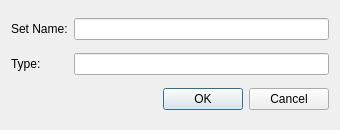
<?xml version="1.0" encoding="UTF-8"?>
<ui version="4.0">
 <class>CreateGeoComponentDialog</class>
 <widget class="QDialog" name="CreateGeoComponentDialog">
  <property name="geometry">
   <rect>
    <x>0</x>
    <y>0</y>
    <width>340</width>
    <height>130</height>
   </rect>
  </property>
  <property name="minimumSize">
   <size>
    <width>174</width>
    <height>93</height>
   </size>
  </property>
  <property name="maximumSize">
   <size>
    <width>340</width>
    <height>130</height>
   </size>
  </property>
  <property name="windowTitle">
   <string>Dialog</string>
  </property>
  <layout class="QGridLayout" name="gridLayout">
   <item row="0" column="0">
    <widget class="QLabel" name="label">
     <property name="text">
      <string>Set Name:</string>
     </property>
    </widget>
   </item>
   <item row="0" column="1">
    <widget class="QLineEdit" name="nameLineEdit"/>
   </item>
   <item row="1" column="0">
    <widget class="QLabel" name="labelType">
     <property name="text">
      <string>Type:</string>
     </property>
    </widget>
   </item>
   <item row="1" column="1">
    <widget class="QLineEdit" name="typeLineEdit"/>
   </item>
   <item row="2" column="0" colspan="2">
    <widget class="QDialogButtonBox" name="buttonBox">
     <property name="orientation">
      <enum>Qt::Horizontal</enum>
     </property>
     <property name="standardButtons">
      <set>QDialogButtonBox::Cancel|QDialogButtonBox::Ok</set>
     </property>
    </widget>
   </item>
  </layout>
 </widget>
 <resources/>
 <connections>
  <connection>
   <sender>buttonBox</sender>
   <signal>rejected()</signal>
   <receiver>CreateGeoComponentDialog</receiver>
   <slot>reject()</slot>
   <hints>
    <hint type="sourcelabel">
     <x>144</x>
     <y>72</y>
    </hint>
    <hint type="destinationlabel">
     <x>144</x>
     <y>46</y>
    </hint>
   </hints>
  </connection>
  <connection>
   <sender>buttonBox</sender>
   <signal>accepted()</signal>
   <receiver>CreateGeoComponentDialog</receiver>
   <slot>accept()</slot>
   <hints>
    <hint type="sourcelabel">
     <x>144</x>
     <y>72</y>
    </hint>
    <hint type="destinationlabel">
     <x>144</x>
     <y>46</y>
    </hint>
   </hints>
  </connection>
 </connections>
</ui>
